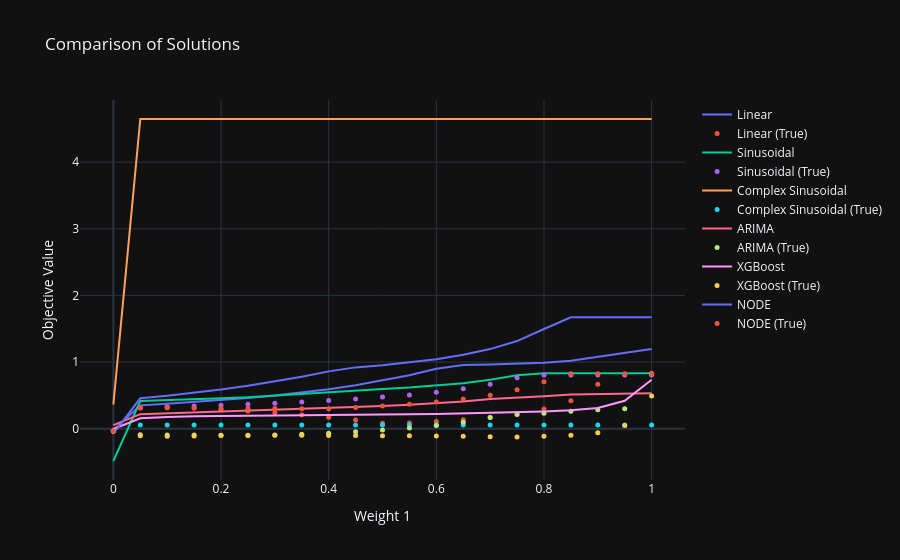

Notebook cell for this chart:
### Code cell
compare_solutions(model_solutions, objective="return", result="both")
